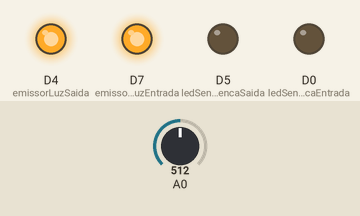
This sketch was run on a simulated ESP8266 (NodeMCU). Parts: output pins drawn as LEDs (lit = HIGH). The test bench sets the inputs (shaded band); at power-on: A0 = 512. WiFi joins after 1.5 s; servers stay silent unless stated; no MQTT or app messages arrive unless stated; what the sketch prints to the serial monitor is not drawn.

Above: at 2.8 s.
2.9 s: A0 set to 166
4.4 s: A0 set to 134
At 5.6 s:
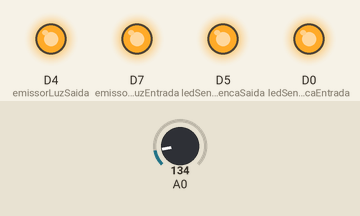
6.1 s: A0 set to 160
At 7.1 s:
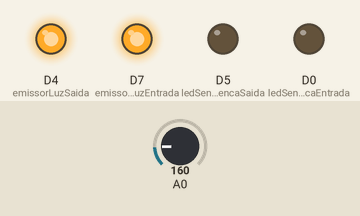
7.6 s: A0 set to 140
At 7.71 s:
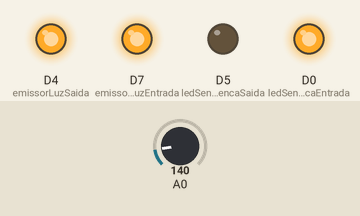
Timing chart, 0 to 10.3 s (numbered marks = the images above; inputs shaded):
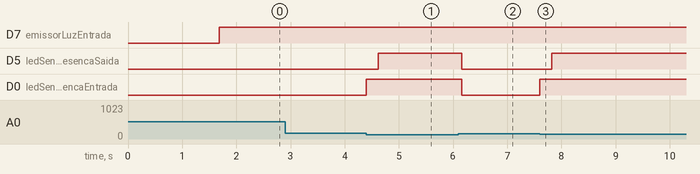

The sketch:

contadorPessoa.ino
```cpp
/*
 Inclusão da biblioteca de WI-FI e do MQTT
 */
#include <ESP8266WiFi.h>
#include <PubSubClient.h>


/*
 Configuração do Wi-FI
 */
const char* SSID = "Casa"; //Coloque o nome do seu WI-FI
const char* PASSWORD = "casa123654"; //Coloque a senha do seu WI-FI

/*
 Configuração do mqtt
 */
const char* MQTT_SERVER =  "192.168.30.20"; //Coloque o ip do servidor MQTT
int MQTT_PORT =        1883; //Coloque a portal do seu MQTT
#define MQTT_USER      "teste" //Coloque o usuário do MQTT
#define MQTT_PASSWORD  "123456" //Coloque a senha do usuário do MQTT
#define MQTT_CLIENT    "ESP8266-Client" //Coloque o Client do MQTT

//Tópicos do mqtt
#define MQTT_TOPIC_PUBLISH_ENTRADA "contadorDePessoas/entrada"
#define MQTT_TOPIC_PUBLISH_SAIDA   "contadorDePessoas/saida"

/*
 mapeamento de pinos do NodeMCU
 */
#define D0    16
#define D1    5
#define D2    4
#define D3    0
#define D4    2
#define D5    14
#define D6    12
#define D7    13
#define D8    15
#define D9    3
#define D10   1

//Led embutido no Sensor de presença de luminozidade, que monitora a entrada, que esta ligado à entrada do pino D0(16) do NodeMCU
const int ledSensorPresencaEntrada = D0;
//Led embutido no Sensor de presença de luminozidade, que monitora a saida, que esta ligado à entrada do pino D5(14) do NodeMCU
const int ledSensorPresencaSaida = D5;

// Led ou lazer que emite a luz de entrada. Localizado na placa NodeMcu, pino D7(13)
const int emissorLuzEntrada = D7;
// Led ou lazer que emite a luz de saida. Localizado na placa NodeMcu, pino D4(2)
const int emissorLuzSaida = D4;

int contEntrada = 0;
int contSaida = 0;
int quantidadePessoasSala = 0;

int sensorEntrada = D1; //Pino analógico(D1)5, onde sensor de entrada está conectado.
int sensorSaida = D3; //Pino analógico(D3)0, onde sensor de entrada está conectado.

int lerValorSensorEntrada=0;
int lerValorSensorSaida = 0;

/*
Essa variavel tem o objetivo de NÃO PERMITIR que o contador
CONTE varias vezes caso alguem fique parado
entre a LUZ e o SENSOR de ENTRADA. Em outras palavras,
é verificado se tem "alguem Parado No Sensor De Entrada Ou Passando"
*/

boolean luminozidadeSensorEntrada = false;
/*
Essa variavel tem o objetivo de NÃO PERMITIR que o contador
CONTE varias vezes caso alguem fique parado
entre a LUZ e o SENSOR de SAIDA. Em outras palavras,
é verificado se tem "alguem Parado No Sensor De SAIDA Ou Passando"
*/
boolean luminozidadeSensorSaida = false;

boolean acessoEntrada =false;
boolean acessoSaida =false;

WiFiClient espClient;
PubSubClient MQTT(espClient);


/*
prototypes
*/
void initMQTT();
void reconnectMQTT();
void reconnectWiFi();
void callback(char* topic, byte* payload, unsigned int length);
boolean entrada();
boolean saida();

/*
Implementação das funções/procedures
*/
void initMQTT() {
  MQTT.setServer(MQTT_SERVER, MQTT_PORT);
  MQTT.setCallback(callback);
}


// Função para conexão
void reconnectMQTT() {
    while (!MQTT.connected()) {
      Serial.println("Tentado conectar ao broker MQTT: " + String(MQTT_SERVER) + ":" + String(MQTT_PORT));
      Serial.println("MQTT_CLIENT: -->"+ String(MQTT_CLIENT) +"- ..." + " MQTT_USER:  -->"+ String(MQTT_USER) + "-..." + " MQTT_PASSWORD: -->" + String(MQTT_PASSWORD));
      if (MQTT.connect(MQTT_CLIENT, MQTT_USER, MQTT_PASSWORD)) {
        Serial.println("conectado!!!");
        MQTT.publish("Teste", "Conectado ao MQTT (:");
      }
      else {
        Serial.print("falha, rc=");
        Serial.print(MQTT.state());
        Serial.println(" tenta novamente após 5 segundos");
        delay(5000);
      }
    }
}

void reconnectWiFi() {
  if (WiFi.status() == WL_CONNECTED)
     return;

  Serial.println("Conectando-se na rede: " + String(SSID));
  Serial.println("Aguarde");
  WiFi.begin(SSID, PASSWORD);

  while (WiFi.status() != WL_CONNECTED) {
    delay(500);
    Serial.print(".");
  }

  Serial.println("");
  Serial.println("WiFi conectado!");
  Serial.println("Endereco IP: ");
  Serial.println(WiFi.localIP());
}


void callback(char* topic, byte* payload, unsigned int length) {
  String msg;

  for(int i = 0; i < length; i ++){
    char c = (char)payload[i];
    msg += c;
  }

  Serial.print(topic);
  Serial.print(" -- >");
  Serial.println(msg);
}

/*
Valores da luminosidade podem ser alterados conforme necessidade.
verifica se luz de entrada foi interrompida
*/
boolean entrada(){
  return lerValorSensorEntrada < 150;
}

/*
verifica se luz de saida foi interrompida
Valores da luminosidade podem ser alterados conforme necessidade.
*/
boolean saida(){
  return lerValorSensorSaida < 150;
}


void setup() {

  //Ativando o serial monitor que exibirá os valores lidos no sensor.
  Serial.begin(9600);

  //Definindo pinos digitais dos leds como de saída.
  pinMode (emissorLuzSaida, OUTPUT);
  pinMode (emissorLuzEntrada, OUTPUT);

  pinMode(ledSensorPresencaEntrada, OUTPUT);
  pinMode(ledSensorPresencaSaida, OUTPUT);

  reconnectWiFi();
  initMQTT();
  reconnectMQTT();
}

void loop() {

  //Para que os emissores de luz de ENTRADA e luz de SAIDA fiquem sempre ligados
  digitalWrite (emissorLuzSaida, HIGH);
  digitalWrite (emissorLuzEntrada, HIGH);

  //Lê a intensidade de luz de entrada
  lerValorSensorEntrada = analogRead(sensorEntrada);

  //Lê a intensidade da luz de saida
  lerValorSensorSaida = analogRead(sensorSaida);


   if(entrada()) {

    //Somente para indicar que tem alguem entrando
    digitalWrite (ledSensorPresencaEntrada, HIGH);

    if(luminozidadeSensorEntrada){
       contEntrada++;
       luminozidadeSensorEntrada=false;
       if(acessoSaida){
          MQTT.publish(MQTT_TOPIC_PUBLISH_SAIDA, "saida: " );
          acessoSaida=false;
       }else{
          acessoEntrada = true;
       }
    }

     delay(220);
  }

  if (saida()) {

     digitalWrite(ledSensorPresencaSaida, HIGH);

     if(luminozidadeSensorSaida){

        luminozidadeSensorSaida=false;
        contSaida++;
        if(acessoEntrada){
           MQTT.publish(MQTT_TOPIC_PUBLISH_ENTRADA, "entrada: ");
           acessoEntrada=false;
        }else{

           acessoSaida=true;
        }
     }

     delay(220);
  }

  //Quantidade atualizada de Pessoas, usada mais para fins de log no arduino para ver se está tudo certo.
  quantidadePessoasSala = contEntrada - contSaida;

  //Luminosidade alta! Não tem ninguem interrompendo a luz de ENTRADA.
  if (!entrada()) {

   digitalWrite(ledSensorPresencaEntrada, LOW);
   luminozidadeSensorEntrada=true;
   acessoEntrada=false;
  }

  //Luminosidade alta! Não tem ninguem interrompendo a luz de SAIDA.
  if (!saida()) {

    digitalWrite(ledSensorPresencaSaida, LOW);
    luminozidadeSensorSaida=true;
    acessoSaida=false;
  }

  reconnectWiFi();
  reconnectMQTT();
  MQTT.loop();

}
```

Measured:
- the behaviour switches between 150 and 149 on A0 (found by bisection; images 0 and 1)
- after the input at 2.9 s, every drawn part: stays the same
- after the input at 4.4 s, D5 (ledSensorPresencaSaida): LOW → HIGH after 0.22 s; D0 (ledSensorPresencaEntrada): LOW → HIGH at once
- after the input at 6.1 s, D5 (ledSensorPresencaSaida), D0 (ledSensorPresencaEntrada): HIGH → LOW after 0.06 s
- after the input at 7.6 s, D5 (ledSensorPresencaSaida): LOW → HIGH after 0.22 s; D0 (ledSensorPresencaEntrada): LOW → HIGH at once
